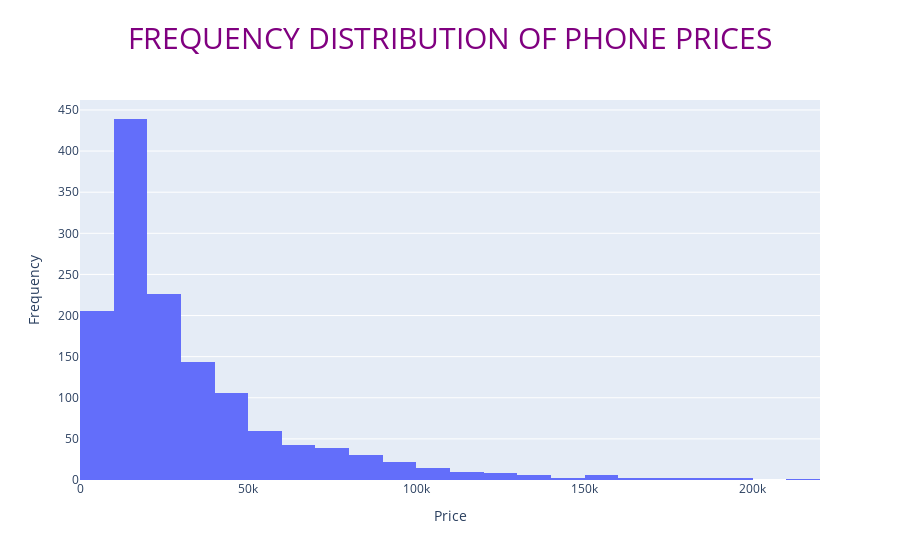

The notebook cell saved with this chart:
### Code cell
# Plotting the Price distribution

fig = px.histogram(df1, x = "Price", nbins = 30, title = "FREQUENCY DISTRIBUTION OF PHONE PRICES")
fig.update_layout( title_x = 0.5, title_y = 0.95, xaxis_title = "Price", yaxis_title = "Frequency", title_font_size = 30, title_font_color = "purple")
fig.show()

### Figure 1 — Plotly figure (JSON) as saved in the notebook; plotly's stock layout.template omitted (floating-point values rounded to 4 significant figures; data arrays with more than 128 entries replaced by an {"elided": "..."} marker saying what was removed)
{"data": [{"alignmentgroup": "True", "bingroup": "x", "hovertemplate": "Price=%{x}<br>count=%{y}<extra></extra>", "legendgroup": "", "marker": {"color": "#636efa", "pattern": {"shape": ""}}, "name": "", "nbinsx": 30, "offsetgroup": "", "orientation": "v", "showlegend": false, "type": "histogram", "x": {"elided": "1370 int values"}, "xaxis": "x", "yaxis": "y"}], "layout": {"barmode": "relative", "legend": {"tracegroupgap": 0}, "title": {"font": {"color": "purple", "size": 30}, "text": "FREQUENCY DISTRIBUTION OF PHONE PRICES", "x": 0.5, "y": 0.95}, "xaxis": {"anchor": "y", "domain": [0, 1], "title": {"text": "Price"}}, "yaxis": {"anchor": "x", "domain": [0, 1], "title": {"text": "Frequency"}}}}
